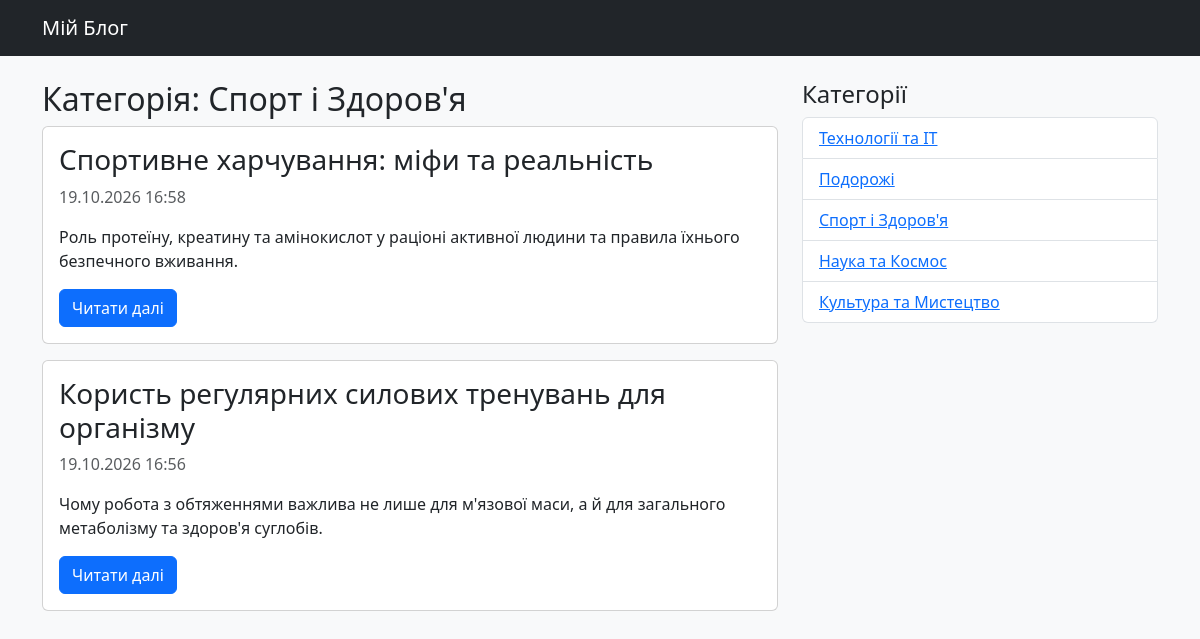
The page /category/sport-i-zdorovya/ on the database its author committed.
### app_blog/models.py (models this page shows, shortened)
class Category(models.Model):
    category = models.CharField('Категорія', max_length=250, help_text='Максимум 250 символів')
    slug = models.SlugField('Слаг', max_length=250, unique=True, blank=True, null=True)
    class Meta:
        verbose_name = 'Категорія для публікації'
        verbose_name_plural = 'Категорії для публікацій'

class Article(models.Model):
    title = models.CharField('Заголовок', max_length=250, help_text='Максимум 250 символів')
    description = models.TextField('Опис', blank=True, null=True)
    pub_date = models.DateTimeField('Дата публікації', default=timezone.now)
    slug = models.SlugField('Слаг', max_length=250, unique_for_date='pub_date')
    main_page = models.BooleanField('Головна', default=False, help_text='Показувати на головній сторінці')
    category = models.ForeignKey(Category, related_name='articles', blank=True, null=True, verbose_name='Категорія', on_delete=models.CASCADE)
    class Meta:
        ordering = ['-pub_date']
        verbose_name = 'Стаття'
        verbose_name_plural = 'Статті'
    def get_absolute_url(self):
        try:
            url = reverse('news-detail', kwargs={
                'year': self.pub_date.strftime("%Y"),
                'month': self.pub_date.strftime("%m"),
                'day': self.pub_date.strftime("%d"),
                'slug': self.slug,
            })
        except:
            url = "/"
        return url

### app_blog/views.py (the view)
# urls.py: path('category/<slug:slug>/', ArticleCategory.as_view(), name='articles-category-list'),
class ArticleCategory(ListView):
    model = Article
    template_name = 'articles_list.html'
    context_object_name = 'articles'
    def get_queryset(self):
        return Article.objects.filter(category__slug=self.kwargs['slug'])
    def get_context_data(self, **kwargs):
        context = super().get_context_data(**kwargs)
        context['categories'] = Category.objects.all()
        context['category'] = get_object_or_404(Category, slug=self.kwargs['slug'])
        return context

### app_blog/templates/articles_list.html
{% extends "index.html" %}
{% block content %}
<h2>Категорія: {{ category.category }}</h2>
{% for article in articles %}
    <div class="card mb-3">
        <div class="card-body">
            <h3 class="card-title">{{ article.title }}</h3>
            <p class="text-muted">{{ article.pub_date|date:"d.m.Y H:i" }}</p>
            <p class="card-text">{{ article.description|truncatewords:20 }}</p>
            <a href="{{ article.get_absolute_url }}" class="btn btn-primary">Читати далі</a>
        </div>
    </div>
{% empty %}
    <p>У цій категорії поки немає статей.</p>
{% endfor %}
{% endblock %}

### app_blog/templates/index.html (shortened to what this page needs)
<!DOCTYPE html>
<html lang="uk">
<head>
    <link rel="stylesheet" href="https://cdn.jsdelivr.net/npm/bootstrap@5.3.0/dist/css/bootstrap.min.css">
</head>
<body class="bg-light">
    <nav class="navbar navbar-expand-lg navbar-dark bg-dark mb-4">
        <div class="container">
            <a class="navbar-brand" href="{% url 'home' %}">Мій Блог</a>
        </div>
    </nav>
    <div class="container">
        <div class="row">
            <div class="col-md-8">
                {% block content %}{% endblock %}
            </div>
            <div class="col-md-4">
                <h4>Категорії</h4>
                <ul class="list-group">
                    {% for cat in categories %}
                        <li class="list-group-item">
                            <a href="{% url 'articles-category-list' cat.slug %}">{{ cat.category }}</a>
                        </li>
                    {% endfor %}
                </ul>
            </div>
        </div>
    </div>
</body>
</html>

### rows shown on the page
Category: category "Спорт і Здоров'я"
Article: title "Спортивне харчування: міфи та реальність", pub_date "19.10.2026 16:58", description "Роль протеїну, креатину та амінокислот у раціоні активної людини та правила їхнього безпечного вживання."
Article: title "Користь регулярних силових тренувань для організму", pub_date "19.10.2026 16:56", description "Чому робота з обтяженнями важлива не лише для м'язової маси, а й для загального метаболізму та здоров'я суглобів."
Category: category "Технології та IT"
Category: category "Подорожі"
Category: category "Наука та Космос"
Category: category "Культура та Мистецтво"
